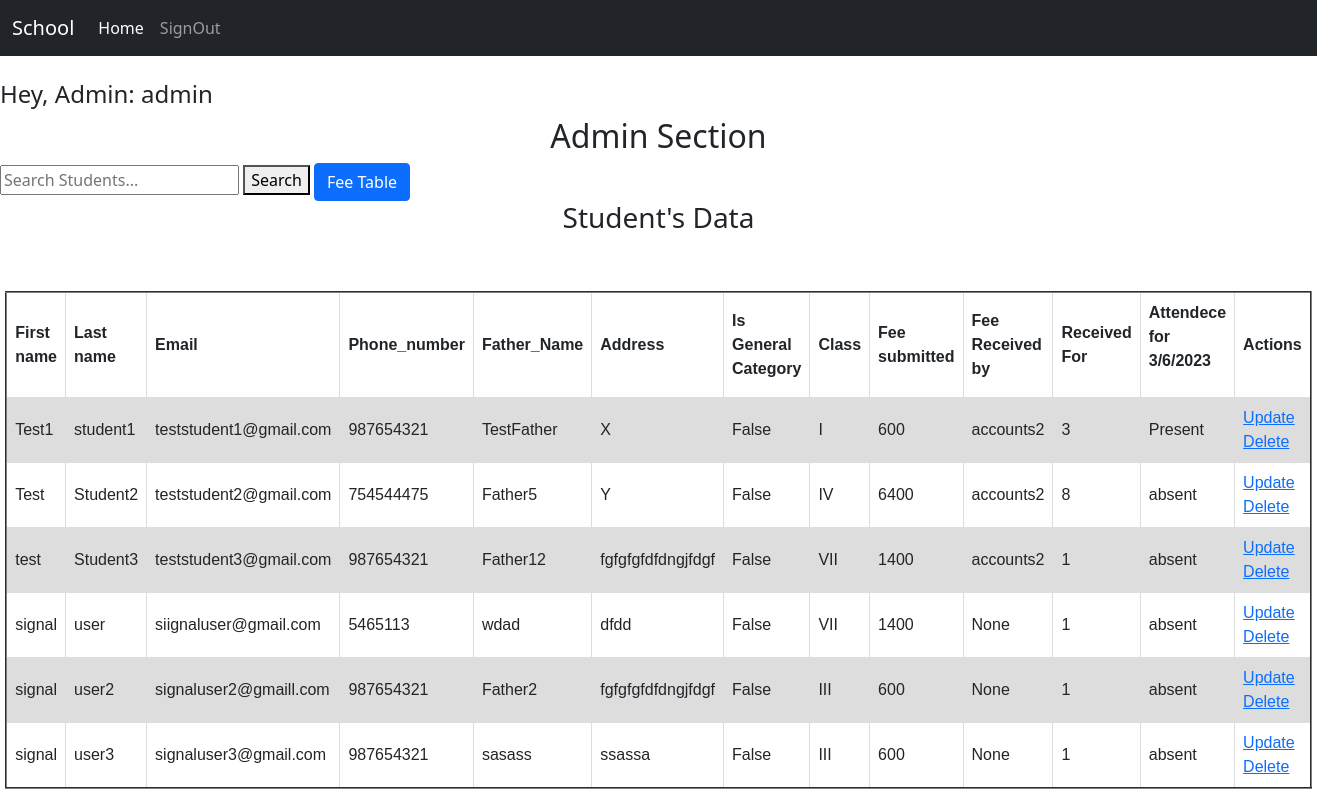
Screenshot of /adhome (signed in) with the database file from the repository.
### student/models.py (models this page shows)
class Student(User):
    fathername= models.CharField(max_length=40)
    clas=models.ForeignKey(stu_cls_model, on_delete=models.CASCADE,null=True, blank= True)
    address=models.CharField(max_length=200)
    contact= models.CharField(max_length=15)
    fee_status=models.CharField(max_length=20,choices=fee_choices,default=1)
    fee=models.BigIntegerField(default=200)
    gen_cat= models.BooleanField(default=False)
    admitted_on=models.DateTimeField(auto_now=True)
    roll= models.BigIntegerField(null=True)
    fee_received_by=models.CharField(max_length=30,null= True)
    is_present_today=models.CharField(max_length=15, default="absent", blank = True)

class stu_cls_model(models.Model):
    class_name=models.CharField(choices=class_choices,max_length=20, null= True, default=1)
    mothly_fee=models.PositiveIntegerField()
    def __str__(self):
        return self.class_name

### student/views.py (the view)
# urls.py: path('adhome', views.adminhome, name='adhome'),
@login_required(login_url="signin")
@user_passes_test(lambda u: u.is_superuser)
def adminhome(request):
    stu= Student.objects.filter(is_staff=False,is_superuser=False)
    return render(request,"adhome.html",{"details":stu})

### student/context_processors.py (called while the page is built)
def get_notifications(request):
    print("In get notifs")
    Notifications = ""
    try:
        Notifications = notification.objects.filter(users=request.user)
        Notifications_count = notification.objects.filter(users=request.user, is_read=False).count()
        print("new notifications=",Notifications_count)
        print(Notifications)
        return {'notif': Notifications, "notif_c":Notifications_count}
    except:
        print("try did not work")
        return {}

### student/templates/adhome.html (shortened to what this page needs)
{%extends "base.html"%}
{%block content%}
<br><h4>
Hey, Admin: {{request.user.first_name}}
</h4>
<center>
<h2> Admin Section</h2>
</center>
  <input type="text"  id = "search" name="search" placeholder="Search Students..." >
  <button type="button" id="srchbtn"> Search </button>
<button type="button" class="btn btn-primary" data-bs-toggle="modal" data-bs-target="#exampleModal">Fee Table</button>
<center>
<h3>Student's Data </h3>
{% autoescape off %}
    <table id="my_table" border="2" style="width:90%">
        <tr border="2">
            <th>First name</th>
            <th>Last name</th>
            <th>Email</th>
            <th>Phone_number</th>
            <th>Father_Name</th>
            <th>Address</th>
            <th>Is General Category</th>
            <th>Class</th>
            <th>Fee submitted</th>
            <th>Fee Received by</th>
            <th>Received For</th>
            <th>Attendece for <p id="date"></p></th>
            <th>Actions</th>
        </tr>
        {%for i in details %}
        <tr id="tr1">
            <td>{{i.first_name}}</td>
            <td>{{i.last_name}}</td>
            <td>{{i.email}}</td>
            <td>{{i.contact}}</td>
            <td>{{i.fathername}}</td>
            <td>{{i.address}}</td>
            <td>{{i.gen_cat}}</td>
            <td>{{i.clas}}</td>
            <td>{{i.fee}}</td>
            <td>{{i.fee_received_by}}</td>
            <td>{{i.fee_status}}</td>
            <td>{{i.is_present_today}}</td>
            <td>
                <a href= {% url 'adupdate' id=i.id %}> Update  </a> <span>
                <a href= {% url 'adelete' id=i.id %}> Delete  </a> </span>
            </td>
        </tr>
        {% endfor%}
         <br><br>
</table>
{% endautoescape %}
</center>
{%endblock%}

### student/templates/base.html (style rules this page uses)
table { font-family: arial, sans-serif; border-collapse: collapse; width: 100%; }
td, th { border: 1px solid #dddddd; text-align: left; padding: 8px; }
tr:nth-child(even) { background-color: #dddddd; }

### rows the page displays
Student: first_name "Test1", last_name "student1", email "teststudent1@gmail.com", contact "987654321", fathername "TestFather", address "X", gen_cat "False", clas "I", fee "600", fee_received_by "accounts2", fee_status "3", is_present_today "Present"
Student: first_name "Test", last_name "Student2", email "teststudent2@gmail.com", contact "754544475", fathername "Father5", address "Y", gen_cat "False", clas "IV", fee "6400", fee_received_by "accounts2", fee_status "8", is_present_today "absent"
Student: first_name "test", last_name "Student3", email "teststudent3@gmail.com", contact "987654321", fathername "Father12", address "fgfgfgfdfdngjfdgf", gen_cat "False", clas "VII", fee "1400", fee_received_by "accounts2", fee_status "1", is_present_today "absent"
Student: first_name "signal", last_name "user", email "siignaluser@gmail.com", contact "5465113", fathername "wdad", address "dfdd", gen_cat "False", clas "VII", fee "1400", fee_received_by "None", fee_status "1", is_present_today "absent"
Student: first_name "signal", last_name "user2", email "signaluser2@gmaill.com", contact "987654321", fathername "Father2", address "fgfgfgfdfdngjfdgf", gen_cat "False", clas "III", fee "600", fee_received_by "None", fee_status "1", is_present_today "absent"
Student: first_name "signal", last_name "user3", email "signaluser3@gmail.com", contact "987654321", fathername "sasass", address "ssassa", gen_cat "False", clas "III", fee "600", fee_received_by "None", fee_status "1", is_present_today "absent"

### other values shown
{{ request.user.first_name }} "admin"
